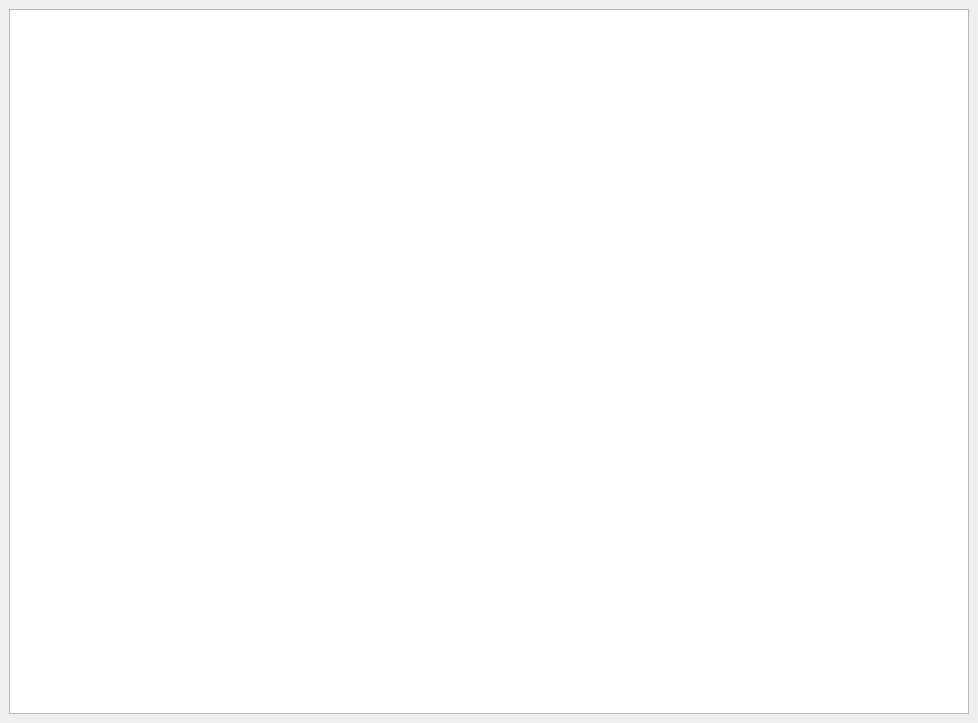
<?xml version="1.0" encoding="UTF-8"?>
<ui version="4.0">
 <class>MainWindow</class>
 <widget class="QMainWindow" name="MainWindow">
  <property name="geometry">
   <rect>
    <x>0</x>
    <y>0</y>
    <width>978</width>
    <height>723</height>
   </rect>
  </property>
  <property name="windowTitle">
   <string>OnePage</string>
  </property>
  <widget class="QWidget" name="centralwidget">
   <layout class="QHBoxLayout" name="horizontalLayout">
    <item>
     <widget class="QPlainTextEdit" name="txt_scratch_pad">
      <property name="plainText">
       <string/>
      </property>
      <property name="placeholderText">
       <string>Scratch Pad ...</string>
      </property>
     </widget>
    </item>
   </layout>
  </widget>
 </widget>
 <resources/>
 <connections/>
</ui>
